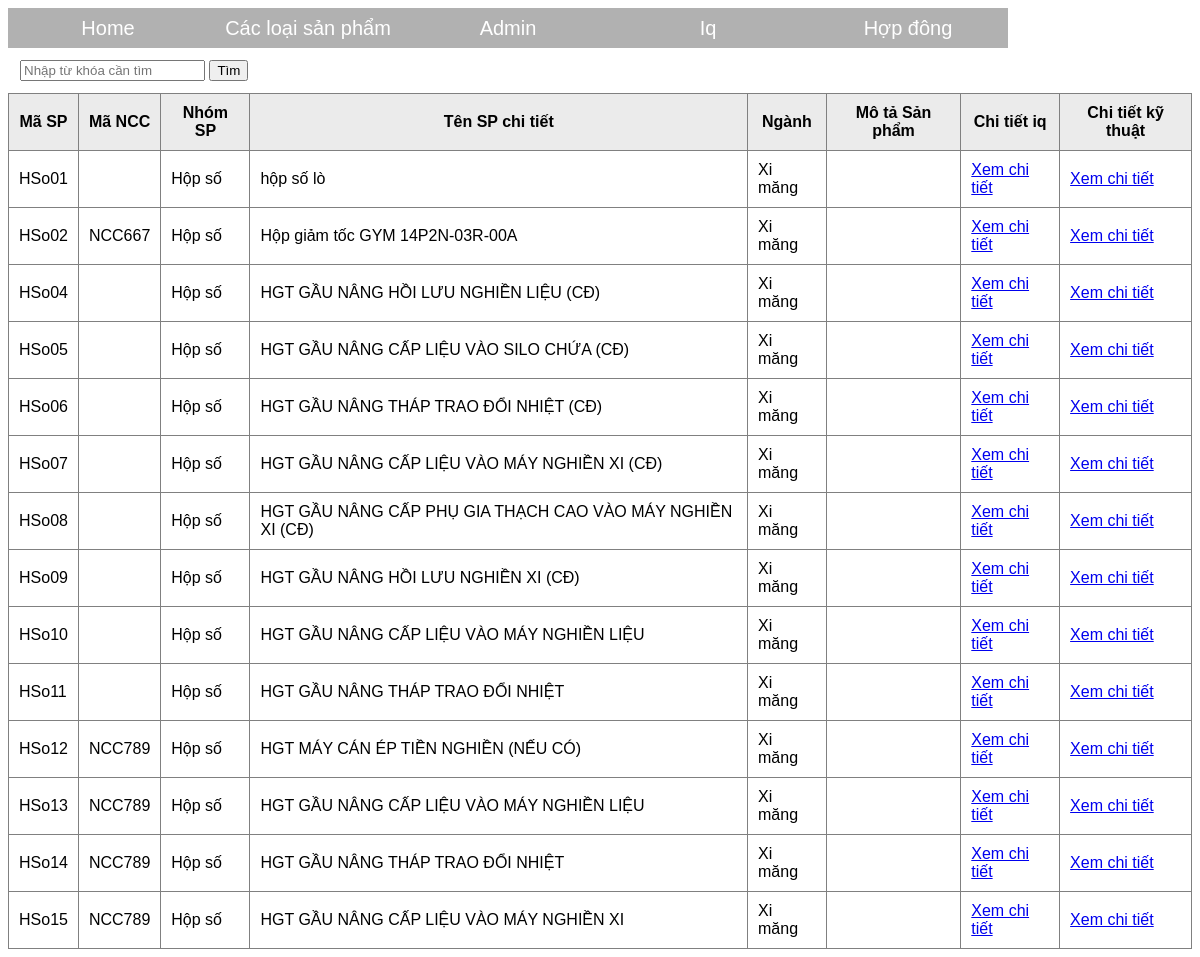
Screenshot of /hopso.php with the database file from the repository.
### tables this page shows
CREATE TABLE `sanpham` (
  `masp` varchar(255) NOT NULL,
  `mancc` varchar(255) NOT NULL,
  `nhomsp` varchar(255) NOT NULL,
  `tenspchitiet` varchar(255) NOT NULL,
  `nganh` varchar(255) NOT NULL,
  `motasanpham` varchar(255) NOT NULL
);

### hopso.php (the view, shortened to what this page needs)
<?php
    $conn = mysqli_connect("localhost", "root", "", "dataapp3") or die("Không kết nối được cơ sở dữ liệu");
    if (isset($_GET['q']) && !empty($_GET['q'])) {
        $keyword = $_GET['q'];
        $sql = "SELECT * FROM sanpham WHERE masp LIKE '%$keyword%' OR mancc LIKE '%$keyword%' OR nhomsp LIKE '%$keyword%' OR tenspchitiet LIKE '%$keyword%' OR nganh LIKE '%$keyword%'";
    }else{
        $sql = "SELECT * FROM sanpham WHERE nhomsp = 'Hộp số' ";
    }
    $result = mysqli_query($conn, $sql);
?>
<!DOCTYPE html>
<html>
<head>
    <link rel="stylesheet" type="text/css" href="style.css">
</head>
<body>
          <ul>
        <li><a href="index.php">Home</a></li>
        <li><a href="">Các loại sản phẩm</a>
        </li>
        <li><a href="">Admin</a>
        </li>
        <li><a href="iq.php">Iq</a></li>
        <li><a href="hopdong.php">Hợp đông</a></li>
    </ul>
    <table class="search-form" cellpadding="10">
        <tr>
            <td>
                <form action="" method="get">
                    <input type="text" name="q" placeholder="Nhập từ khóa cần tìm" value="<?php if(isset($_GET['q']))?>" />
                    <input type="submit" value="Tìm">
                </form>
            </td>
        </tr>
    </table>
    <table class="list" border="1" cellpadding="10">
          <tr>
            <th>Mã SP</th>
            <th>Mã NCC</th>
            <th>Nhóm SP</th>
            <th>Tên SP chi tiết</th>
            <th>Ngành</th>
            <th>Mô tả Sản phẩm</th>
            <th>Chi tiết iq</th>
            <th>Chi tiết kỹ thuật</th>
        </tr>
        <?php
           while ($row = mysqli_fetch_assoc($result)) {
            ?>
        <tr>
            <td><?php echo $row['masp']; ?></td>
            <td><?php echo $row['mancc']; ?></td>
            <td><?php echo $row['nhomsp']; ?></td>
            <td><?php echo $row['tenspchitiet']; ?></td>
            <td><?php echo $row['nganh']; ?></td>
            <td><?php echo $row['motasanpham']; ?></td>
                     <form action="" method="get">
            <td><a href="./chiTiet.php?idSP=<?php echo  $row['masp'] ?>" >Xem chi tiết</a></td>
        </form>
                    <form action="" method="get">
            <td><a href="./cttskt.php?idSPKT=<?php echo  $row['masp'] ?>" >Xem chi tiết</a></td>
        </form>
        </tr>
    <?php } ?>
    </table>
</body>
</html>

### style.css (style rules this page uses)
body { background: url(); background-size: cover; font-family: arial; }
ul { margin: 0; padding: 0; list-style: none; }
ul li { float: left; width: 200px; height: 40px; background-color: darkgrey; opacity: .9; line-height: 40px; text-align: center; font-size: 20px; }
ul li a { text-decoration: none; color: white; display: block; }

### hopso.php (style rules this page uses)
.list { border-collapse: collapse; }
.list tr th { background: #ebebeb; }

### rows the page displays
sanpham: masp "HSo01", nhomsp "Hộp số", tenspchitiet "hộp số lò", nganh "Xi măng"
sanpham: masp "HSo02", mancc "NCC667", nhomsp "Hộp số", tenspchitiet "Hộp giảm tốc GYM 14P2N-03R-00A", nganh "Xi măng"
sanpham: masp "HSo04", nhomsp "Hộp số", tenspchitiet "HGT GẦU NÂNG HỒI LƯU NGHIỀN LIỆU (CĐ)", nganh "Xi măng"
sanpham: masp "HSo05", nhomsp "Hộp số", tenspchitiet "HGT GẦU NÂNG CẤP LIỆU VÀO SILO CHỨA (CĐ)", nganh "Xi măng"
sanpham: masp "HSo06", nhomsp "Hộp số", tenspchitiet "HGT GẦU NÂNG THÁP TRAO ĐỔI NHIỆT (CĐ)", nganh "Xi măng"
sanpham: masp "HSo07", nhomsp "Hộp số", tenspchitiet "HGT GẦU NÂNG CẤP LIỆU VÀO MÁY NGHIỀN XI (CĐ)", nganh "Xi măng"
sanpham: masp "HSo08", nhomsp "Hộp số", tenspchitiet "HGT GẦU NÂNG CẤP PHỤ GIA THẠCH CAO VÀO MÁY NGHIỀN XI (CĐ)", nganh "Xi măng"
sanpham: masp "HSo09", nhomsp "Hộp số", tenspchitiet "HGT GẦU NÂNG HỒI LƯU NGHIỀN XI (CĐ)", nganh "Xi măng"
sanpham: masp "HSo10", nhomsp "Hộp số", tenspchitiet "HGT GẦU NÂNG CẤP LIỆU VÀO MÁY NGHIỀN LIỆU", nganh "Xi măng"
sanpham: masp "HSo11", nhomsp "Hộp số", tenspchitiet "HGT GẦU NÂNG THÁP TRAO ĐỔI NHIỆT", nganh "Xi măng"
sanpham: masp "HSo12", mancc "NCC789", nhomsp "Hộp số", tenspchitiet "HGT MÁY CÁN ÉP TIỀN NGHIỀN (NẾU CÓ)", nganh "Xi măng"
sanpham: masp "HSo13", mancc "NCC789", nhomsp "Hộp số", tenspchitiet "HGT GẦU NÂNG CẤP LIỆU VÀO MÁY NGHIỀN LIỆU", nganh "Xi măng"
sanpham: masp "HSo14", mancc "NCC789", nhomsp "Hộp số", tenspchitiet "HGT GẦU NÂNG THÁP TRAO ĐỔI NHIỆT", nganh "Xi măng"
sanpham: masp "HSo15", mancc "NCC789", nhomsp "Hộp số", tenspchitiet "HGT GẦU NÂNG CẤP LIỆU VÀO MÁY NGHIỀN XI", nganh "Xi măng"
